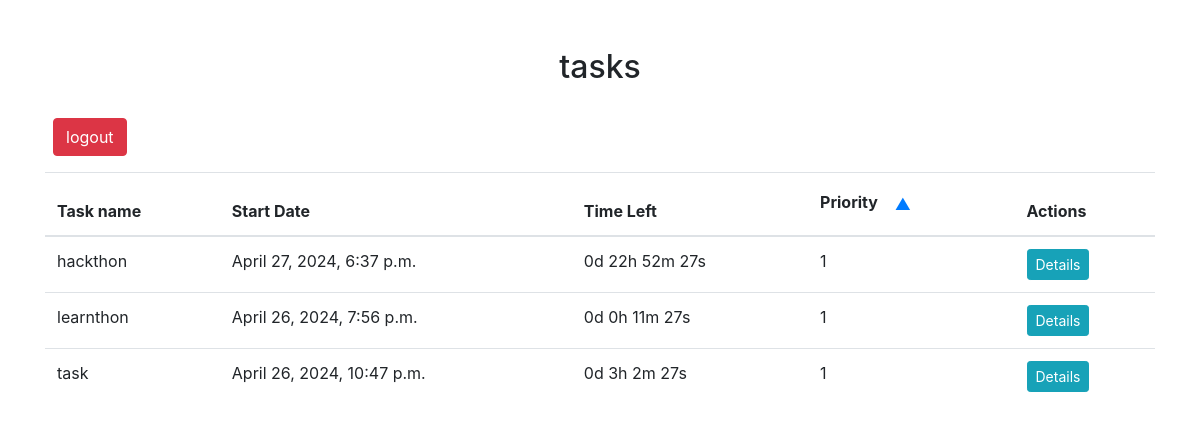
/user/ (signed in), run on the app's committed database.
### task_management_system_app/models.py (models this page shows)
class Task(models.Model):
    name = models.CharField(max_length=100)
    category = models.ForeignKey(Category, on_delete=models.CASCADE)
    assigned_to = models.ForeignKey(User, on_delete=models.CASCADE, related_name='tasks')
    start_date = models.DateTimeField()
    end_date = models.DateTimeField()
    priority = models.IntegerField(default=1)
    description = models.TextField(default='')
    location = models.CharField(max_length=255, default='')
    organizer = models.CharField(max_length=100, default='')

### task_management_system_app/views.py (the view)
# urls.py: path('user/', views.user_tasks_list, name='user_tasks_list'),
@login_required
def user_tasks_list(request):
    tasks = request.user.tasks.all()
    return render(request, 'task_management_system_app/user_task_list.html', {'tasks': tasks})

### task_management_system_app/templates/task_management_system_app/user_task_list.html (shortened to what this page needs)
<!DOCTYPE html>
<html lang="en">
  <head>
    <link rel="stylesheet" href="https://maxcdn.bootstrapcdn.com/bootstrap/4.5.2/css/bootstrap.min.css" />
  </head>
  <body>
    <div class="container mt-5">
      <h2 class="text-center">{{ category.name }} tasks</h2>
      <br />
      <div class="mb-3">
        <a href="{% url 'logout' %}" class="btn btn-danger ml-2">logout</a>
      </div>
      <table id="taskTable" class="table">
        <thead>
          <tr>
            <th>Task name</th>
            <th>Start Date</th>
            <th>Time Left</th>
            <th>
              Priority <button class="btn btn-link" onclick="sortByPriority()">&#x25B2;</button>
            </th>
            <th>Actions</th>
          </tr>
        </thead>
        <tbody>
          {% for task in tasks %}
            <tr>
              <td>{{ task.name }}</td>
              <td>{{ task.start_date }}</td>
              <td>
                <div id="countdown_{{ task.id }}" class="countdown-timer"></div>
              </td>
              <td>{{ task.priority }}</td>
              <td>
                <button type="button" class="btn btn-info btn-sm" data-toggle="modal" data-target="#taskModal_{{ task.id }}">Details</button>
              </td>
            </tr>
          {% endfor %}
        </tbody>
      </table>
    </div>
  </body>
</html>

### data on the page
Task: name "hackthon", start_date "April 27, 2024, 6:37 p.m.", priority "1"
Task: name "learnthon", start_date "April 26, 2024, 7:56 p.m.", priority "1"
Task: name "task", start_date "April 26, 2024, 10:47 p.m.", priority "1"
